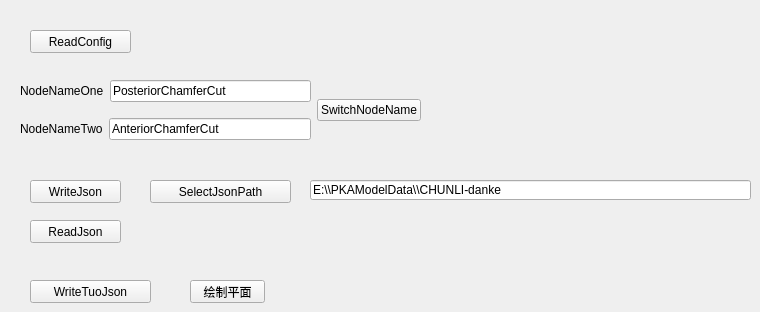
     <widget class="QWidget" name="tab_6">
      <attribute name="title">
       <string>页</string>
      </attribute>
      <widget class="QPushButton" name="ReadConfigBtn">
       <property name="geometry">
        <rect>
         <x>30</x>
         <y>30</y>
         <width>101</width>
         <height>23</height>
        </rect>
       </property>
       <property name="text">
        <string>ReadConfig</string>
       </property>
      </widget>
      <widget class="QWidget" name="horizontalLayoutWidget_11">
       <property name="geometry">
        <rect>
         <x>20</x>
         <y>70</y>
         <width>401</width>
         <height>80</height>
        </rect>
       </property>
       <layout class="QHBoxLayout" name="horizontalLayout_19">
        <item>
         <layout class="QVBoxLayout" name="verticalLayout_12">
          <item>
           <layout class="QHBoxLayout" name="horizontalLayout_17">
            <item>
             <widget class="QLabel" name="label_22">
              <property name="text">
               <string>NodeNameOne</string>
              </property>
             </widget>
            </item>
            <item>
             <widget class="QLineEdit" name="SwitchNodeNameOneLineEdit">
              <property name="text">
               <string>PosteriorChamferCut</string>
              </property>
             </widget>
            </item>
           </layout>
          </item>
          <item>
           <layout class="QHBoxLayout" name="horizontalLayout_18">
            <item>
             <widget class="QLabel" name="label_23">
              <property name="text">
               <string>NodeNameTwo</string>
              </property>
             </widget>
            </item>
            <item>
             <widget class="QLineEdit" name="SwitchNodeNameTwoLineEdit">
              <property name="text">
               <string>AnteriorChamferCut</string>
              </property>
             </widget>
            </item>
           </layout>
          </item>
         </layout>
        </item>
        <item>
         <widget class="QPushButton" name="SwitchNodeNameBtn">
          <property name="text">
           <string>SwitchNodeName</string>
          </property>
         </widget>
        </item>
       </layout>
      </widget>
      <widget class="QPushButton" name="WriteJsonBtn">
       <property name="geometry">
        <rect>
         <x>30</x>
         <y>180</y>
         <width>91</width>
         <height>23</height>
        </rect>
       </property>
       <property name="text">
        <string>WriteJson</string>
       </property>
      </widget>
      <widget class="QPushButton" name="SelectJsonPathBtn">
       <property name="geometry">
        <rect>
         <x>150</x>
         <y>180</y>
         <width>141</width>
         <height>23</height>
        </rect>
       </property>
       <property name="text">
        <string>SelectJsonPath</string>
       </property>
      </widget>
      <widget class="QLineEdit" name="WriteJsonPahtLineEdit">
       <property name="geometry">
        <rect>
         <x>310</x>
         <y>180</y>
         <width>441</width>
         <height>20</height>
        </rect>
       </property>
       <property name="text">
        <string>E:\\PKAModelData\\CHUNLI-danke</string>
       </property>
      </widget>
      <widget class="QPushButton" name="ReadJsonBtn">
       <property name="geometry">
        <rect>
         <x>30</x>
         <y>220</y>
         <width>91</width>
         <height>23</height>
        </rect>
       </property>
       <property name="text">
        <string>ReadJson</string>
       </property>
      </widget>
      <widget class="QPushButton" name="WriteTuoJsonBtn">
       <property name="geometry">
        <rect>
         <x>30</x>
         <y>280</y>
         <width>121</width>
         <height>23</height>
        </rect>
       </property>
       <property name="text">
        <string>WriteTuoJson</string>
       </property>
      </widget>
      <widget class="QPushButton" name="DrawPlaneBtn">
       <property name="geometry">
        <rect>
         <x>190</x>
         <y>280</y>
         <width>75</width>
         <height>23</height>
        </rect>
       </property>
       <property name="text">
        <string>绘制平面</string>
       </property>
      </widget>
     </widget>
